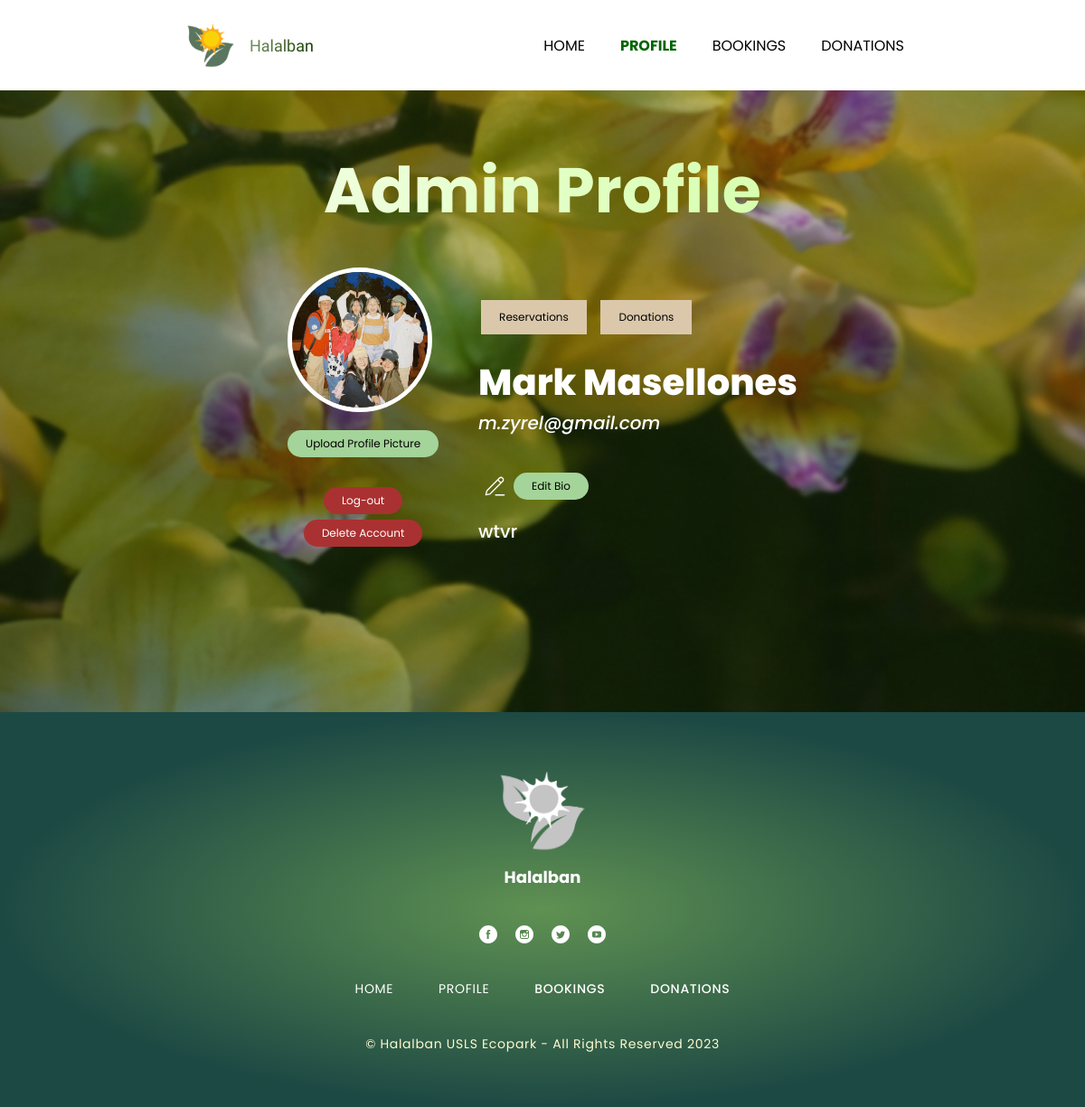
The page /view/admin_profile.php (signed in) on the database its author committed.
### tables this page shows
CREATE TABLE `user_files` (
  `file_id` int(11) NOT NULL,
  `user_id` int(11) DEFAULT NULL,
  `filename` varchar(255) DEFAULT NULL
);

CREATE TABLE `users` (
  `id` int(11) NOT NULL,
  `firstName` varchar(30) DEFAULT NULL,
  `lastName` varchar(30) DEFAULT NULL,
  `email` varchar(50) DEFAULT NULL,
  `password` varchar(255) DEFAULT NULL,
  `role` enum('Admin','User') NOT NULL DEFAULT 'User'
);

CREATE TABLE `user_bio` (
  `bio_id` int(11) NOT NULL,
  `user_id` int(11) DEFAULT NULL,
  `bio_desc` varchar(200) DEFAULT NULL
);

### controller/admin-profile_pfp-bio.php (called while the page is built, shortened)
<?php
$picture = $conn->prepare("SELECT filename FROM user_files WHERE user_id = ? ORDER BY file_id DESC LIMIT 1");
$picture->bind_param("i", $row['id']);
$picture->execute();
$picture_result = $picture->get_result();
if($picture_result->num_rows > 0){
    $picture_row = $picture_result->fetch_assoc();
    $picture_id = $picture_row['filename'];
} else {
    $picture_id = "default_profile_photo.jpg";
}
$bio_query = $conn->prepare("SELECT bio_desc FROM user_bio WHERE user_id = ? ORDER BY bio_id DESC LIMIT 1");
$bio_query->bind_param("i", $row['id']);
$bio_query->execute();
$bio_result = $bio_query->get_result();
$bio_row = $bio_result->fetch_assoc();
$user_bio = isset($bio_row['bio_desc']) ? $bio_row['bio_desc'] : '';
?>

### controller/admin-profile_logout-delete.php (called while the page is built, shortened)
<?php
$email = $_SESSION['email'];
$sql = "SELECT * FROM users WHERE email = '$email'";
$result = $conn->query($sql);
if ($result->num_rows > 0) {
    $row = $result->fetch_assoc();
    $displayName = $row['firstName'] . ' ' . $row['lastName'];
    $displayEmail = $row['email'];
} else {
    echo "Error: User not found";
    exit;
}
?>

### view/admin_profile.php (the view, shortened to what this page needs)
<?php
include '../model/admin-profile_model.php';
include '../controller/admin-profile_logout-delete.php';
include '../controller/admin-profile_pfp-bio.php';
?>
<!DOCTYPE html>
<html>
<head>
    <link rel="stylesheet" href="css/profile.css" />
    <link rel="stylesheet" href="css/global.css"/>
</head>
<body>
    <div class="profile3">
        <header class="navbar">
            <div class="frameroot">
                <img class="image-3-icon" loading="eager" alt="" src="./public/image-3@2x.png" />
                <div class="halalban">Halalban</div>
            </div>
            <div class="menu">
                <a class="home" href="admin_home.php">HOME</a>
                <a class="profile active" href="admin_profile.php">PROFILE</a>
                <a class="book" href="admin_reservation_tracker.php">BOOKINGS</a>
                <a class="help" href="admin_donation_tracker.php">DONATIONS</a>
            </div>
        </header>
        <section class="profile5">
            <img class="halalban-home-icon" alt="" src="./public/profile-bg.png" />
            <h1 class="my-profile">Admin Profile</h1>
            <div class="add-profile-photo-text">
            <div class="profile-left">
                <div class="pfp-parent">
                    <div class="pfp-container">
                        <img class="pfp-icon" loading="eager" alt="" src="../controller/uploads/<?php echo $picture_id; ?>" />
                    </div>
                    <button id="uploadButton" class="upload-button" onclick="toggleUploadContainer()">Upload Profile Picture</button>
                    <div class="button-container">
                        <form method="post">
                            <button type="submit" class="logout-button" name="logout">Log-out</button>
                        </form>
                        <form method="post">
                            <button type="submit" class="delete-account-button" name="delete_account">Delete Account</button>
                        </form>
                    </div>
                    <br>
                </div>
                    <div class="pfpdeets-parent">
                        <div class="pfpdeets">
                            <div class="buttons-container">
                                <a href="../view/admin_reservation_tracker.php" class="profile-link">Reservations</a>
                                <a href="../view/admin_donation_tracker.php" class="profile-link">Donations</a>
                            </div>
                            <h1 class="display-name"><?php echo $displayName; ?></h1>
                            <h3 class="display-email"><?php echo $displayEmail; ?></h3>
                        </div>
                        <div class="bio-frame">
                            <div class="vector-parent">
                                <img class="vector-icon2" loading="eager" alt="" src="./public/vector.svg" />
                                <button id="editBioButton" class="edit-bio-button" onclick="toggleBioContainer()">Edit Bio</button>
                            </div>
                            <h2 class="bio-text">
                                <?php echo $user_bio; ?>
                            </h2>
                        </div>
                    </div>
                </div>
            </div>
        </section>
        <footer class="footer1">
            <div class="layer-0-1-parent">
                <img class="layer-0-11" loading="eager" alt="" src="./public/layer-0-1@2x.png" />
                <b class="halalban4">Halalban</b>
            </div>
            <div class="social-media-links">
                <img class="facebook-icon1" loading="eager" alt="" src="./public/facebook.svg" />
                <img class="instagram-icon1" loading="eager" alt="" src="./public/instagram.svg" />
                <img class="twitter-icon1" loading="eager" alt="" src="./public/twitter.svg" />
                <img class="youtube-icon1" loading="eager" alt="" src="./public/youtube.svg" />
            </div>
            <div class="menu3">
                <div class="home4">HOME</div>
                <div class="profile6">PROFILE</div>
                <div class="book5">BOOKINGS</div>
                <div class="help4">DONATIONS</div>
            </div>
            <div class="halalban-usls-ecopark1">© Halalban USLS Ecopark - All Rights Reserved 2023</div>
        </footer>
    </div>
</body>
</html>

### view/css/profile.css (style rules this page uses)
.halalban-home-icon { width: 100%; position: absolute; margin: 0 !important; top: -2px; max-width: 100%; overflow: hidden; height: 973px; flex-shrink: 0; object-fit: cover; }
.my-profile { width: 1518px; position: relative; font-size: inherit; font-weight: 700; font-family: inherit; background: linear-gradient(90deg, #fff, #c7ff8e); -webkit-background-clip: text; -webkit-text-fill-color: transparent; display: inline-block; max-width: 100%; z-index: 1; }
.button-container { text-align: center; margin-top: 10px; }
.logout-button, .delete-account-button { appearance: none; outline: none; cursor: pointer; border: none; padding: 6px 20px; background-color: #aa3131; border-radius: 99px; display: inline-block; white-space: nowrap; color: white; font-family: 'Poppins', sans-serif; font-size: 12px; transition: background-color 0.3s ease; margin: 3px; }
.profile-link { appearance: none; text-decoration: none; outline: none; cursor: pointer; border: none; padding: 10px 20px; background-color: #dbc8ab; border-radius: 0px; display: inline-block; white-space: nowrap; color: rgb(0, 0, 0); font-family: 'Poppins', sans-serif; font-size: 12px; transition: background-color 0.3s ease; margin: 3px; }
.buttons-container { margin-bottom: 20px; }
.pfp-parent { position: relative; }
.pfp-container { width: 160px; height: 160px; overflow: hidden; border-radius: 50%; border: 5px solid white; box-sizing: border-box; }
.pfp-icon { width: 100%; height: 100%; object-fit: cover; }
.display-email, .display-name { margin: 0; position: relative; font-size: inherit; font-weight: 700; font-family: Poppins; }
.display-email { font-size: 20px; font-style: italic; font-weight: 500; white-space: nowrap; }
.display-name { font-size: 40px; font-style: bold; font-weight: 800; white-space: nowrap; }
.pfpdeets { display: flex; flex-direction: column; align-items: flex-start; justify-content: flex-start; max-width: 100%; }
.vector-icon2 { height: 22px; width: 23px; position: relative; }
.vector-parent { overflow: hidden; display: flex; flex-direction: row; align-items: center; justify-content: flex-end; padding: 0 7px; gap: 6px; }
.bio-text { position: relative; width: 100%; display: flex; flex-direction: column; align-items: flex-start; justify-content: flex-start; text-align: left; font-size: 20px; color: #fff; font-family: Poppins; font-weight: 500; }
.bio-frame, .pfpdeets-parent { display: flex; flex-direction: column; align-items: flex-start; justify-content: flex-start; }
.bio-frame { align-self: stretch; font-size: 24px; }
.pfpdeets-parent { width: 60%; flex: 1; gap: 37px; min-width: 314px; font-size: 36px; }
.layer-0-11, .profile5 { align-self: stretch; max-width: 100%; overflow: hidden; }
.profile5 { background-color: #c1d1b5; display: flex; flex-direction: column; align-items: center; justify-content: center; padding: 108px 20px 150px; box-sizing: border-box; position: relative; gap: 74px; text-align: center; font-size: 70px; color: #fff; font-family: Poppins; padding-top: 100px; }
.upload-button { appearance: none; outline: none; cursor: pointer; border: none; padding: 6px 20px; background-color: #a4d499; border-radius: 99px; display: inline-block; white-space: nowrap; color: rgb(0, 0, 0); font-family: 'Poppins', sans-serif; font-size: 12px; transition: background-color 0.3s ease; margin-top: 20px; margin-bottom: 20px; }
.edit-bio-button { appearance: none; outline: none; cursor: pointer; border: none; padding: 6px 20px; background-color: #a4d499; border-radius: 99px; display: inline-block; white-space: nowrap; color: rgb(0, 0, 0); font-family: 'Poppins', sans-serif; font-size: 12px; transition: background-color 0.3s ease; margin: 3px; }
.profile3 { width: 100%; position: relative; background-color: #fff; align-items: flex-end; letter-spacing: normal; display: flex; justify-content: center; }
.profile-left { position: relative; margin-top: -100px; width: 100%; display: flex; flex-direction: row; align-items: center; justify-content: center; gap: 44px; text-align: left; font-size: 20px; color: #fff; font-family: Poppins; }
@media screen and (max-width: 1200px) { .profile-left { min-width: 100%; } }

### rows shown on the page
user_files: filename (picture)
users: displayName "Mark Masellones", email "m.zyrel@gmail.com"
user_bio: bio_desc "wtvr"
